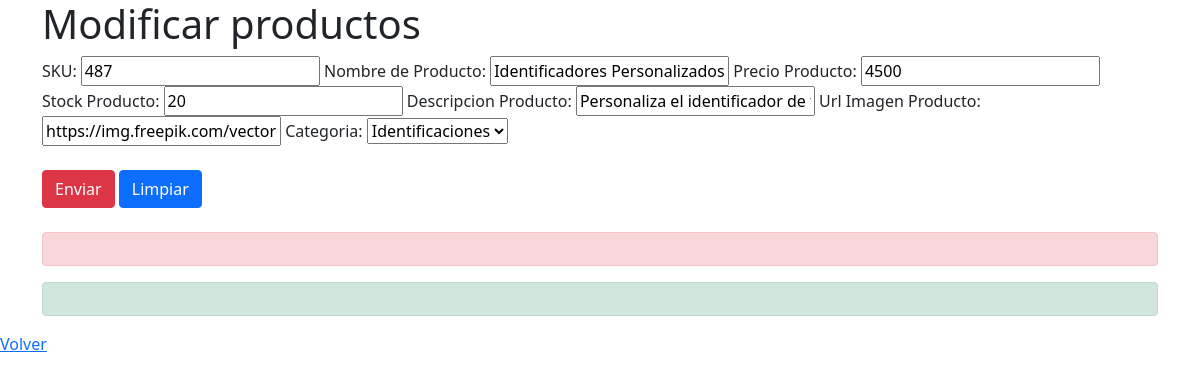
The page /registros_mod_producto.html/487 on the database as committed earlier.
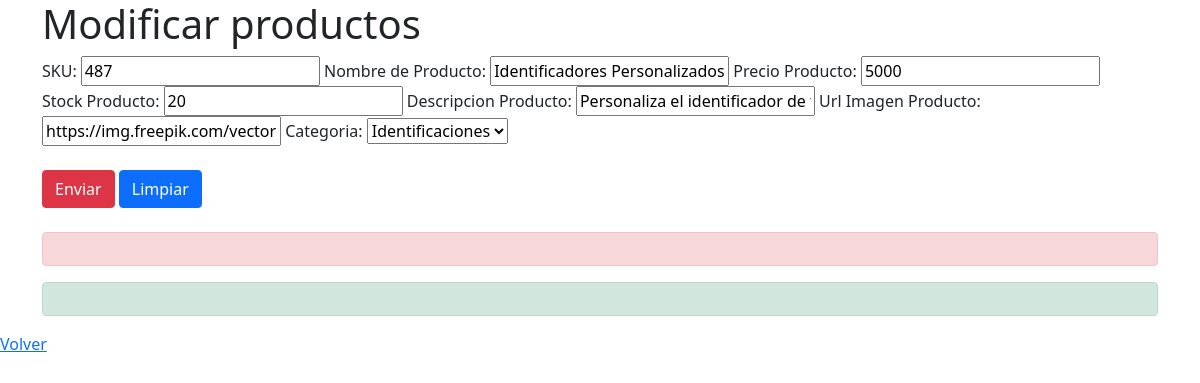
The same page on the database as committed later.
### core/models.py (models this page shows, shortened)
class Producto(models.Model):
    sku = models.IntegerField(primary_key=True, verbose_name='SKU')
    nombreProducto = models.CharField(max_length=50, verbose_name='Nombre de Producto')
    precio = models.IntegerField(null=False, blank=False, verbose_name='Precio Producto')
    stock = models.IntegerField(null=False, blank=False,verbose_name='Stock Producto')
    descripcion = models.CharField(max_length=250, verbose_name='Descripcion Producto')
    imagen = models.CharField(null=True, blank=True, max_length=1000, verbose_name='Url Imagen Producto')
    categoria = models.ForeignKey(Categoria, on_delete=models.CASCADE)

### core/views.py (the view)
# urls.py: path('registros_mod_producto.html/<id>',registros_mod_producto,name='registros_mod_producto'),
def registros_mod_producto(request, id):
    producto = Producto.objects.get(sku=id)
    datos = {
        'form': ProductoForm(instance=producto)
    }
    if request.method== 'POST':
        formulario = ProductoForm(data=request.POST, instance=producto)
        if formulario.is_valid:
            formulario.save()
            datos['mensaje'] = "Modificados correctamente"
    return render(request, 'core/registros_mod_producto.html', datos)

### core/forms.py
class ProductoForm(ModelForm):
    class Meta:
        model = Producto
        fields = ['sku','nombreProducto','precio','stock','descripcion','imagen','categoria',]

### core/models.py (called while the page is built)
    def __str__(self):
        return self.nombreCategoria

### core/templates/core/registros_mod_producto.html (shortened to what this page needs)
<!doctype html>
<html lang="es">
  <head>
    <link href="https://cdn.jsdelivr.net/npm/bootstrap@5.0.1/dist/css/bootstrap.min.css" rel="stylesheet">
    {% load static %}
    <link rel="stylesheet" href="{% static 'core/css/index.css' %}" ></link>
  </head>
  <body>
    <div class="container">
      <h1>Modificar productos</h1>
      <form action="" method="post" id="formulario">
        <div class="form-group">
          {{ form.as_table }}
        </div>
        <br>
        <input type="submit" value="Enviar" class="btn btn-danger" id="Modificar">
        <input type="reset" value="Limpiar" class="btn btn-primary" id="limpiar">
        <br>
        <br>
        <div id="error" class="alert alert-danger" role="alert"></div>
      </form>
      <div class="alert alert-success" role="alert">{{mensaje}}</div>
    </div>
    <div>
      <a href="{% url 'registros' %}">Volver</a>
    </div>
  </body>
</html>

Rows that differ between the two databases and show on the page:
changed Producto "Identificadores Personalizados Colores para Gatos": precio "4500" → "5000"
